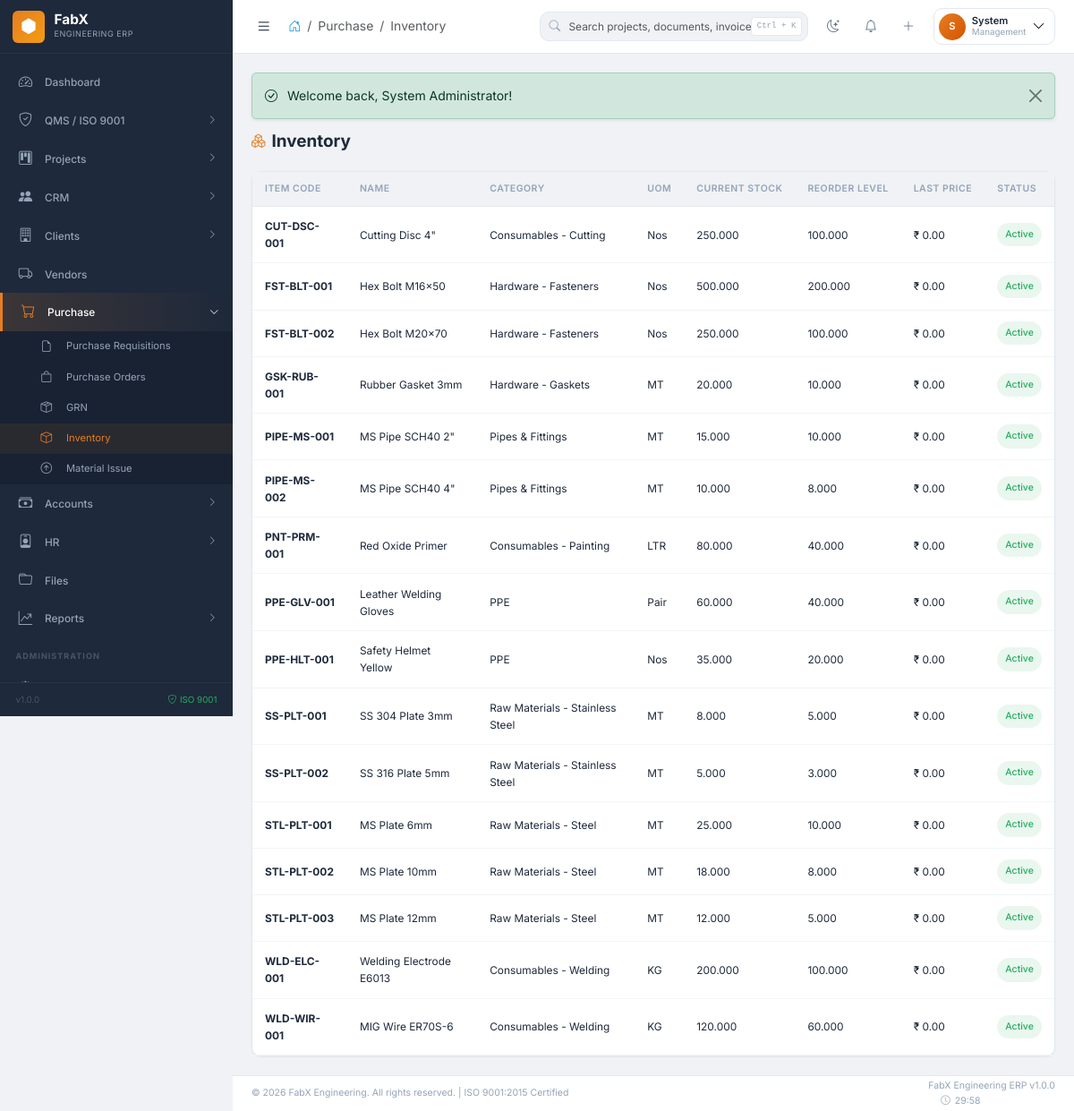
Screenshot of /purchase/inventory (signed in) with the database file from the repository.
### tables this page shows
CREATE TABLE fabx_items (
    id INT AUTO_INCREMENT PRIMARY KEY,
    item_code VARCHAR(50) NOT NULL UNIQUE,
    name VARCHAR(255) NOT NULL,
    description TEXT,
    category_id INT,
    specification TEXT,
    uom VARCHAR(50) NOT NULL,
    hsn_code VARCHAR(20),
    gst_rate DECIMAL(5,2) DEFAULT 18,
    min_stock_level DECIMAL(12,3) DEFAULT 0,
    max_stock_level DECIMAL(12,3),
    reorder_level DECIMAL(12,3),
    current_stock DECIMAL(12,3) DEFAULT 0,
    avg_cost DECIMAL(12,2) DEFAULT 0,
    last_purchase_rate DECIMAL(12,2),
    barcode VARCHAR(100),
    location VARCHAR(100),
    status ENUM('active','inactive','discontinued') DEFAULT 'active',
    created_by INT,
    created_at TIMESTAMP DEFAULT CURRENT_TIMESTAMP,
    updated_at TIMESTAMP DEFAULT CURRENT_TIMESTAMP ON UPDATE CURRENT_TIMESTAMP,
    FOREIGN KEY (category_id) REFERENCES fabx_item_categories(id),
    FOREIGN KEY (created_by) REFERENCES fabx_users(id),
    INDEX idx_item_code (item_code),
    INDEX idx_barcode (barcode),
    INDEX idx_status (status)
);

CREATE TABLE fabx_item_categories (
    id INT AUTO_INCREMENT PRIMARY KEY,
    name VARCHAR(100) NOT NULL,
    code VARCHAR(20) NOT NULL UNIQUE,
    parent_id INT,
    description TEXT,
    status ENUM('active','inactive') DEFAULT 'active',
    FOREIGN KEY (parent_id) REFERENCES fabx_item_categories(id),
    INDEX idx_code (code)
);

### modules/purchase/PurchaseController.php (called while the page is built, shortened)
<?php
class PurchaseController extends Controller {
    public function inventory(): void {
        $page = (int)($_GET['page'] ?? 1);
        $items = $this->db->fetchAll(
            "SELECT i.*, ic.name as category_name
             FROM " . $this->db->table("items") . " i
             LEFT JOIN " . $this->db->table("item_categories") . " ic ON i.category_id = ic.id
             ORDER BY i.item_code LIMIT ? OFFSET ?",
            [DEFAULT_PER_PAGE, ($page-1)*DEFAULT_PER_PAGE]
        );
        $total = (int)$this->db->fetchValue("SELECT COUNT(*) FROM " . $this->db->table("items"));
        $lowStock = (int)$this->db->fetchValue("SELECT COUNT(*) FROM " . $this->db->table("items") . " WHERE current_stock <= reorder_level AND status = 'active'");
        $this->view('inventory/list', [
            'page_title' => 'Inventory', 'breadcrumb_module' => 'Purchase', 'breadcrumb_page' => 'Inventory',
            'items' => $items, 'pagination' => paginate($total, $page), 'low_stock_count' => $lowStock
        ]);
    }
}

### config/config.php (called while the page is built, shortened)
<?php
spl_autoload_register(function ($class) {
    $prefixes = [
        'Core\\' => FABX_ROOT . '/core/',
        'Modules\\' => FABX_ROOT . '/modules/',
    ];
    foreach ($prefixes as $prefix => $baseDir) {
        $len = strlen($prefix);
        if (strncmp($prefix, $class, $len) === 0) {
            $relativeClass = substr($class, $len);
            $file = $baseDir . str_replace('\\', '/', $relativeClass) . '.php';
            if (file_exists($file)) {
                return;
            }
        }
    }
});
require_once FABX_ROOT . '/includes/functions.php';
require_once FABX_ROOT . '/includes/security.php';

### core/Database.php (called while the page is built, shortened)
<?php
class Database {
    private static ?self $instance = null;
    private mysqli $connection;
    private string $prefix;
    private function __construct() {
        $this->prefix = DB_PREFIX;
        $this->connection = new mysqli(DB_HOST, DB_USER, DB_PASS, DB_NAME);
        $this->connection->set_charset(DB_CHARSET);
    }
    public static function getInstance(): self {
        if (self::$instance === null) {
            self::$instance = new self();
        }
        return self::$instance;
    }
    public function query(string $sql, array $params = []): \mysqli_stmt|false {
        $stmt = $this->connection->prepare($sql);
        if (!empty($params)) {
            $types = '';
            $values = [];
            foreach ($params as $param) {
                if (is_int($param)) {
                    $types .= 'i';
                } elseif (is_float($param)) {
                    $types .= 'd';
                } elseif (is_bool($param)) {
                    $types .= 'i';
                    $param = $param ? 1 : 0;
                } else {
                    $types .= 's';
                }
                $values[] = $param;
            }
            $stmt->bind_param($types, ...$values);
        }
        return $stmt;
    }
    public function fetchAll(string $sql, array $params = []): array {
        $stmt = $this->query($sql, $params);
        $stmt->execute();
        $result = $stmt->get_result();
        $rows = $result->fetch_all(MYSQLI_ASSOC);
        return $rows;
    }
    public function table(string $name): string {
        return $this->prefix . $name;
    }
}

### includes/security.php (called while the page is built, shortened)
<?php
function e(string $text): string {
    return htmlspecialchars($text, ENT_QUOTES, 'UTF-8');
}

### includes/functions.php (called while the page is built, shortened)
<?php
function format_currency(?float $amount, bool $symbol = true): string {
    $formatted = number_format($amount, 2);
    return $symbol ? '₹ ' . $formatted : $formatted;
}

### modules/purchase/views/inventory/list.php (the view, shortened to what this page needs)
<div class="page-header">
    <h1 class="page-title"><i class="bi bi-boxes"></i> Inventory</h1>
</div>
<div class="fx-card">
    <div class="fx-card-body p-0">
        <div class="table-responsive-fx">
            <table class="fx-table mb-0" id="inventoryTable">
                <thead>
                    <tr>
                        <th>Item Code</th><th>Name</th><th>Category</th>
                        <th>UOM</th><th>Current Stock</th><th>Reorder Level</th>
                        <th>Last Price</th><th>Status</th>
                    </tr>
                </thead>
                <tbody>
                    <?php if (!empty($items)): ?>
                        <?php foreach ($items as $item): ?>
                            <?php $isLow = ($item['current_stock'] ?? 0) <= ($item['reorder_level'] ?? 0); ?>
                            <tr class="<?= $isLow ? 'table-warning' : '' ?>">
                                <td><strong><?= e($item['item_code']) ?></strong></td>
                                <td><?= e($item['name']) ?></td>
                                <td><?= e($item['category_name'] ?? '-') ?></td>
                                <td><?= e($item['uom'] ?? '-') ?></td>
                                <td>
                                    <?php if ($isLow): ?>
                                        <span class="text-danger fw-bold"><?= e($item['current_stock'] ?? 0) ?></span>
                                        <i class="bi bi-exclamation-circle-fill text-danger ms-1"></i>
                                    <?php else: ?>
                                        <?= e($item['current_stock'] ?? 0) ?>
                                    <?php endif; ?>
                                </td>
                                <td><?= e($item['reorder_level'] ?? 0) ?></td>
                                <td><?= format_currency($item['last_purchase_price'] ?? 0) ?></td>
                                <td>
                                    <span class="badge-fx <?= $item['status'] === 'active' ? 'badge-fx-success' : 'badge-fx-secondary' ?>">
                                        <?= ucfirst($item['status'] ?? '') ?>
                                    </span>
                                </td>
                            </tr>
                        <?php endforeach; ?>
                    <?php else: ?>
                        <tr><td colspan="8"><div class="empty-state"><i class="bi bi-boxes"></i><h5>No inventory items found</h5></div></td></tr>
                    <?php endif; ?>
                </tbody>
            </table>
        </div>
    </div>
</div>

### assets/css/fabx-theme.css (style rules this page uses)
:root { --primary: #2c3e50; --primary-dark: #1a252f; --primary-light: #34495e; --secondary: #6c757d; --accent: #e67e22; --accent-light: #f39c12; --accent-dark: #d35400; --info: #3498db; --success: #27ae60; --warning: #f39c12; --danger: #e74c3c; --bg-body: #f0f2f5; --bg-card: #ffffff; --bg-sidebar: #1e293b; --bg-sidebar-hover: #0f172a; --bg-navbar: #ffffff; --text-primary: #1e293b; --text-secondary: #64748b; --text-muted: #94a3b8; --border-color: #e2e8f0; --border-light: #f1f5f9; --shadow-sm: 0 1px 2px 0 rgba(0,0,0,0.05); --shadow: 0 1px 3px 0 rgba(0,0,0,0.1), 0 1px 2px -1px rgba(0,0,0,0.1); --shadow-md: 0 4px 6px -1px rgba(0,0,0,0.1), 0 2px 4px -2px rgba(0,0,0,0.1); --shadow-lg: 0 10px 15px -3px rgba(0,0,0,0.1), 0 4px 6px -4px rgba(0,0,0,0.1); --shadow-xl: 0 20px 25px -5px rgba(0,0,0,0.1), 0 8px 10px -6px rgba(0,0,0,0.1); --sidebar-width: 260px; --sidebar-collapsed: 70px; --navbar-height: 60px; --footer-height: 40px; --font-sans: 'Inter', -apple-system, BlinkMacSystemFont, sans-serif; --font-mono: 'SF Mono', monospace; --radius-sm: 6px; --radius: 10px; --radius-lg: 14px; --radius-xl: 20px; --transition-fast: 0.15s ease; --transition: 0.2s ease; --transition-slow: 0.3s ease; }
*, *::before, *::after { box-sizing: border-box; margin: 0; }
html { font-size: 14px; }
body { font-family: var(--font-sans); background: var(--bg-body); color: var(--text-primary); line-height: 1.6; -webkit-font-smoothing: antialiased; overflow-x: hidden; }
.fx-card { background: var(--bg-card); border: 1px solid var(--border-color); border-radius: var(--radius); box-shadow: var(--shadow-sm); transition: box-shadow var(--transition), transform var(--transition); }
.fx-card-body { padding: 1.25rem; }
.fx-table { width: 100%; border-collapse: collapse; }
.fx-table thead th { background: var(--bg-body); padding: 0.75rem 1rem; font-size: 0.75rem; font-weight: 600; text-transform: uppercase; letter-spacing: 0.5px; color: var(--text-muted); border-bottom: 1px solid var(--border-color); white-space: nowrap; }
.fx-table tbody td { padding: 0.875rem 1rem; font-size: 0.85rem; color: var(--text-primary); border-bottom: 1px solid var(--border-light); vertical-align: middle; }
.badge-fx { display: inline-flex; align-items: center; gap: 0.35rem; padding: 0.35rem 0.65rem; font-size: 0.75rem; font-weight: 500; border-radius: 20px; }
.badge-fx-success { background: rgba(39,174,96,0.1); color: var(--success); }
.page-header { display: flex; align-items: center; justify-content: space-between; margin-bottom: 1.5rem; flex-wrap: wrap; gap: 1rem; }
.page-title { font-size: 1.35rem; font-weight: 700; color: var(--text-primary); margin: 0; display: flex; align-items: center; gap: 0.5rem; }
.page-title i { color: var(--accent); font-size: 1.1rem; }

### assets/css/custom.css (style rules this page uses)
.table-responsive-fx { overflow-x: auto; -webkit-overflow-scrolling: touch; }

### rows the page displays
fabx_items: item_code "CUT-DSC-001", name "Cutting Disc 4\"", category.name "Consumables - Cutting", uom "Nos", current_stock "250.000", reorder_level "100.000", last_purchase_price "₹ 0.00", status "Active"
fabx_items: item_code "FST-BLT-001", name "Hex Bolt M16x50", category.name "Hardware - Fasteners", uom "Nos", current_stock "500.000", reorder_level "200.000", last_purchase_price "₹ 0.00", status "Active"
fabx_items: item_code "FST-BLT-002", name "Hex Bolt M20x70", category.name "Hardware - Fasteners", uom "Nos", current_stock "250.000", reorder_level "100.000", last_purchase_price "₹ 0.00", status "Active"
fabx_items: item_code "GSK-RUB-001", name "Rubber Gasket 3mm", category.name "Hardware - Gaskets", uom "MT", current_stock "20.000", reorder_level "10.000", last_purchase_price "₹ 0.00", status "Active"
fabx_items: item_code "PIPE-MS-001", name "MS Pipe SCH40 2\"", category.name "Pipes & Fittings", uom "MT", current_stock "15.000", reorder_level "10.000", last_purchase_price "₹ 0.00", status "Active"
fabx_items: item_code "PIPE-MS-002", name "MS Pipe SCH40 4\"", category.name "Pipes & Fittings", uom "MT", current_stock "10.000", reorder_level "8.000", last_purchase_price "₹ 0.00", status "Active"
fabx_items: item_code "PNT-PRM-001", name "Red Oxide Primer", category.name "Consumables - Painting", uom "LTR", current_stock "80.000", reorder_level "40.000", last_purchase_price "₹ 0.00", status "Active"
fabx_items: item_code "PPE-GLV-001", name "Leather Welding Gloves", category.name "PPE", uom "Pair", current_stock "60.000", reorder_level "40.000", last_purchase_price "₹ 0.00", status "Active"
fabx_items: item_code "PPE-HLT-001", name "Safety Helmet Yellow", category.name "PPE", uom "Nos", current_stock "35.000", reorder_level "20.000", last_purchase_price "₹ 0.00", status "Active"
fabx_items: item_code "SS-PLT-001", name "SS 304 Plate 3mm", category.name "Raw Materials - Stainless Steel", uom "MT", current_stock "8.000", reorder_level "5.000", last_purchase_price "₹ 0.00", status "Active"
fabx_items: item_code "SS-PLT-002", name "SS 316 Plate 5mm", category.name "Raw Materials - Stainless Steel", uom "MT", current_stock "5.000", reorder_level "3.000", last_purchase_price "₹ 0.00", status "Active"
fabx_items: item_code "STL-PLT-001", name "MS Plate 6mm", category.name "Raw Materials - Steel", uom "MT", current_stock "25.000", reorder_level "10.000", last_purchase_price "₹ 0.00", status "Active"
fabx_items: item_code "STL-PLT-002", name "MS Plate 10mm", category.name "Raw Materials - Steel", uom "MT", current_stock "18.000", reorder_level "8.000", last_purchase_price "₹ 0.00", status "Active"
fabx_items: item_code "STL-PLT-003", name "MS Plate 12mm", category.name "Raw Materials - Steel", uom "MT", current_stock "12.000", reorder_level "5.000", last_purchase_price "₹ 0.00", status "Active"
fabx_items: item_code "WLD-ELC-001", name "Welding Electrode E6013", category.name "Consumables - Welding", uom "KG", current_stock "200.000", reorder_level "100.000", last_purchase_price "₹ 0.00", status "Active"
fabx_items: item_code "WLD-WIR-001", name "MIG Wire ER70S-6", category.name "Consumables - Welding", uom "KG", current_stock "120.000", reorder_level "60.000", last_purchase_price "₹ 0.00", status "Active"

### other values shown
$item['label'] "Dashboard"
$item['label'] "QMS / ISO 9001"
$item['label'] "Projects"
$item['label'] "CRM"
$item['label'] "Clients"
$item['label'] "Vendors"
$item['label'] "Purchase"
$sub['label'] "Purchase Requisitions"
$sub['label'] "Purchase Orders"
$sub['label'] "GRN"
$sub['label'] "Inventory"
$sub['label'] "Material Issue"
$item['label'] "Accounts"
$item['label'] "HR"
$item['label'] "Files"
